Frame 1 (no input): blank canvas, image omitted
Frame 60 (no input): blank canvas, image omitted
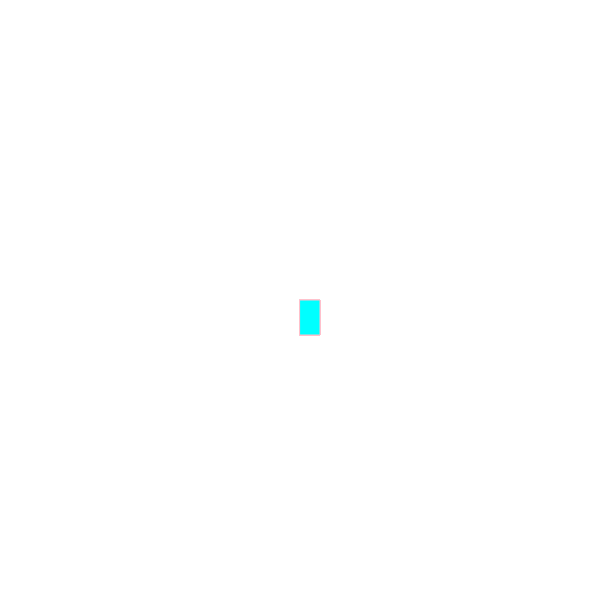
Frame 120 (the mouse pressed at the canvas centre since frame 60)

The p5.js sketch whose frames 1 and 60 were blank and that drew this single picture after the mouse press (run headless with seeded random() and noise() and a simulated clock; from frame 60 on, the mouse is pressed at the canvas centre):

// p5.js sketch
// ── sketch.js
function setup() {
    createCanvas(600, 600);
    background("white");
  }
  
  function draw() {
    stroke("pink");
    fill("cyan");
  
    // console.log(mouseIsPressed)
  
    if (mouseIsPressed) {
      rect(mouseX, mouseY, 20, 35);
    }
  }
  
